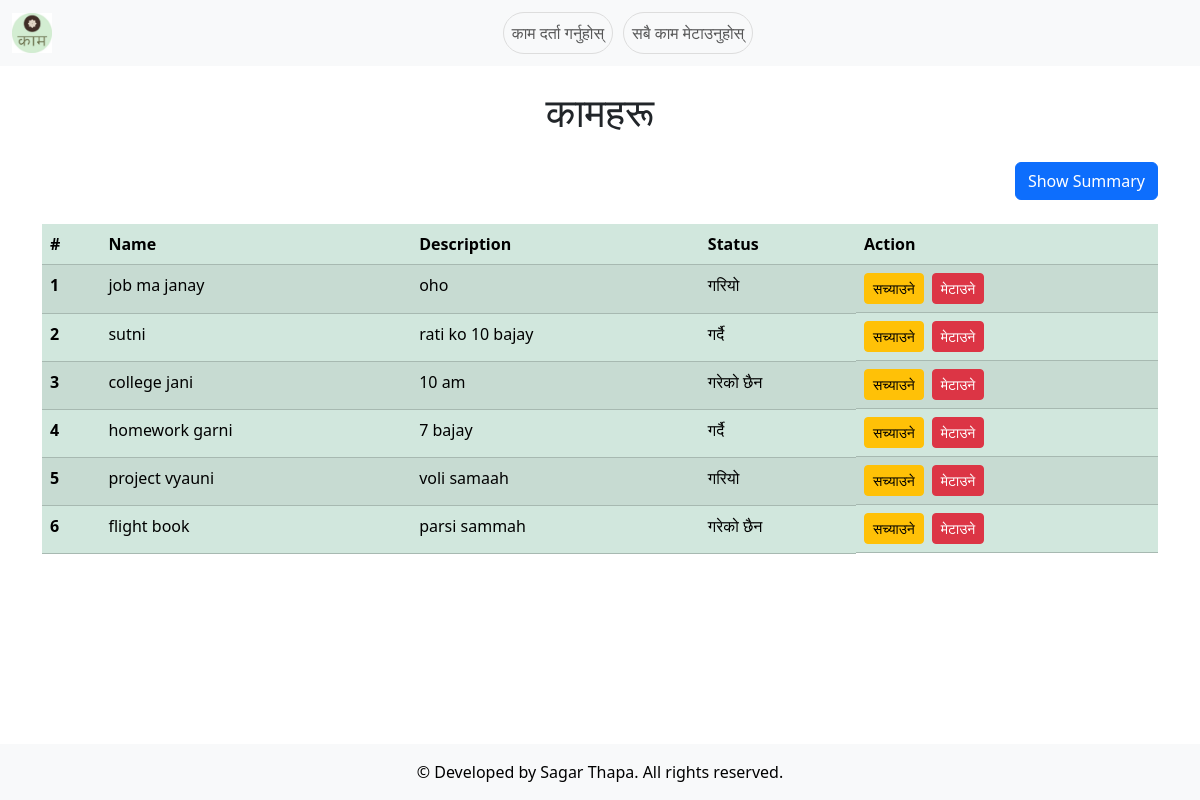
The page / on the database its author committed.
### base/models.py (models this page shows, shortened)
class ToDo(models.Model):
    name = models.CharField(max_length=300,blank=False, null=False)
    description = models.TextField(blank=False, null=False)
    status = models.CharField(max_length=50,choices=status_list,blank=False, null=False)

### base/views.py (the view)
# urls.py: 2. Add a URL to urlpatterns:  path('', views.home, name='home')
def home(request):
     todo_objects = ToDo.objects.all()
     content = {'todos' : todo_objects}
     return render(request,'index.html' , context=content)

### templates/index.html (shortened to what this page needs)
<!DOCTYPE html>
<html lang="en">
<head>
    <link href="https://cdn.jsdelivr.net/npm/bootstrap@5.3.2/dist/css/bootstrap.min.css" rel="stylesheet">
</head>
<body>
    {% include 'nav.html' %}
    <div class="container">
        <h1 class="my-4 text-center">कामहरू</h1>
        <div class="text-end mb-4">
            <a href="{% url 'summary' %}" class="btn btn-primary">Show Summary</a>
        </div>
        <div class="table-responsive">
            <table class="table table-success table-striped">
                <thead>
                    <tr>
                        <th scope="col">#</th>
                        <th scope="col">Name</th>
                        <th scope="col">Description</th>
                        <th scope="col">Status</th>
                        <th scope="col">Action</th>
                    </tr>
                </thead>
                <tbody>
                    {% for i in todos %}
                    <tr>
                        <th scope="row">{{ forloop.counter }}</th>
                        <td>{{ i.name }}</td>
                        <td>{{ i.description }}</td>
                        <td class="{% if i.status == 'Done' %}status-done{% elif i.status == 'In progress' %}status-in-progress{% elif i.status == 'Not Done' %}status-not-done{% endif %}">
                            {% if i.status == 'Done' %} गरियो {% elif i.status == 'In progress' %} गर्दै {% elif i.status == 'Not Done' %} गरेको छैन {% endif %}
                        </td>
                        <td class="d-flex flex-column flex-sm-row">
                            <a href="{% url 'edit' pk=i.id %}" class="mb-2 mb-sm-0 me-sm-2">
                                <button type="button" class="btn btn-warning btn-sm w-100">सच्याउने</button>
                            </a>
                            <a href="{% url 'delete' pk=i.id %}">
                                <button type="button" class="btn btn-danger btn-sm w-100">मेटाउने</button>
                            </a>
                        </td>
                    </tr>
                    {% endfor %}
                </tbody>
            </table>
        </div>
    </div>
    {% include 'footer.html' %}
</body>
</html>

### templates/nav.html (shortened to what this page needs)
<!DOCTYPE html>
<html lang="en">
<head>
    <link href="https://cdn.jsdelivr.net/npm/bootstrap@5.3.2/dist/css/bootstrap.min.css" rel="stylesheet">
</head>
<body>
    <nav class="navbar navbar-expand-lg navbar-light bg-body-tertiary">
        <div class="container-fluid">
            {% load static %}
            <a class="navbar-brand" style="font-weight: bold;" href="{% url 'home' %}">
                <img src="{% static 'images/kaam_logo.jpg' %}" alt="काम" style="height: 40px;">
            </a>
            <div class="collapse navbar-collapse" id="navbarNav">
                <ul class="navbar-nav">
                    {% if request.path == '/' %}
                    <li class="nav-item">
                        <a class="nav-link {% if request.path == '/create/' %}active{% endif %}" href="{% url 'create' %}">काम दर्ता
                            गर्नुहोस्</a>
                    </li>
                    <li class="nav-item">
                        <a class="nav-link {% if request.path == '/deleteall/' %}active{% endif %}" href="#" onclick="confirmDelete(event)">
                            सबै काम मेटाउनुहोस्
                        </a>
                    </li>
                    {% endif %}
                </ul>
            </div>
        </div>
    </nav>
</body>
</html>

### templates/footer.html
<footer class="bg-light text-black text-center py-3">
    <p class="mb-0">&copy; {{ current_year }} Developed by Sagar Thapa. All rights reserved.</p>
</footer>

### templates/index.html (style rules this page uses)
h1 { font-family: 'Roboto', sans-serif; font-weight: 700; }
html, body { height: 100%; margin: 0; }
body { display: flex; flex-direction: column; min-height: 100vh; }
footer { margin-top: auto; }

### templates/nav.html (style rules this page uses)
.navbar-nav .nav-link { border: 1px solid #ddd; border-radius: 25px; padding: 8px 16px; margin: 0 5px; }
.navbar-nav { flex-direction: row; justify-content: center; width: 100%; }
.nav-link { transition: color 0.3s ease; }

### rows shown on the page
ToDo: name "job ma janay", description "oho", status "गरियो"
ToDo: name "sutni", description "rati ko 10 bajay", status "गर्दै"
ToDo: name "college jani", description "10 am", status "गरेको छैन"
ToDo: name "homework garni", description "7 bajay", status "गर्दै"
ToDo: name "project vyauni", description "voli samaah", status "गरियो"
ToDo: name "flight book", description "parsi sammah", status "गरेको छैन"
